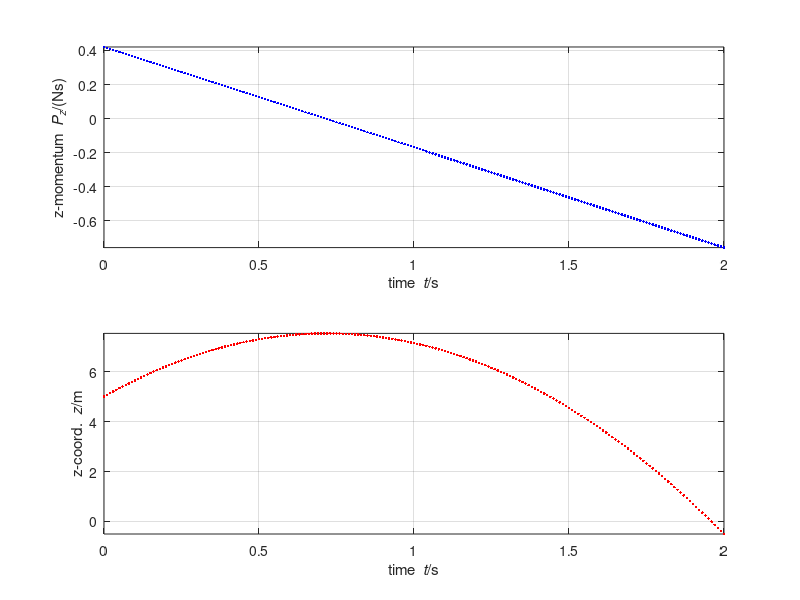

The MATLAB script that drew this image:
%%% Numerical simulation of object motion with gravity
%% Coordinates (t, x, y, z)

%% Constants
m = 0.06; % kg: tennis ball's mass-energy
g = 9.8; % N/kg: gravitational acceleration

%% Initial conditions
t = 0; % s: initial time
r = [0, 0, 5]; % m: initial position vector
P = [0, 0, 0.42]; % N s: initial momentum vector

%% Boundary conditions
F = [0, 0, 0]; % N: momentum influx
G = -m * g * [0, 0, 1]; % N: momentum supply

%% Time-iteration parameters
t1 = 2; % s: final time
dt = 0.01; % s: time step %@

%% Plotting
dtplot = t1/360; % time interval between plots
tplot = dtplot; % time for next plot
figure
subplot(2, 1, 1); plot(t, P(3), '.b')
xlim([0, t1])
xlabel('time {\it t}/s'); ylabel('z-momentum {\it P_z}/(Ns)')
axis('tight'); grid on; hold on
subplot(2, 1, 2); plot(t, r(3), '.r')
xlim([0, t1])
xlabel('time {\it t}/s'); ylabel('z-coord. {\it z}/m')
axis('tight'); grid on; hold on %@

%% Numerical time integration
while t < t1
  %% constitutive relations
  v = P / m;
90
  %% step forward in time with balance laws
  t = t + dt;
  P = P + (F + G) * dt;
  r = r + v * dt; %@

  %% plot
  if t > tplot
    subplot(2, 1, 1); plot(t, P(3), '.b')
    subplot(2, 1, 2); plot(t, r(3), '.r')
    pause(0)
    tplot = tplot + dtplot;
  end %@
end
